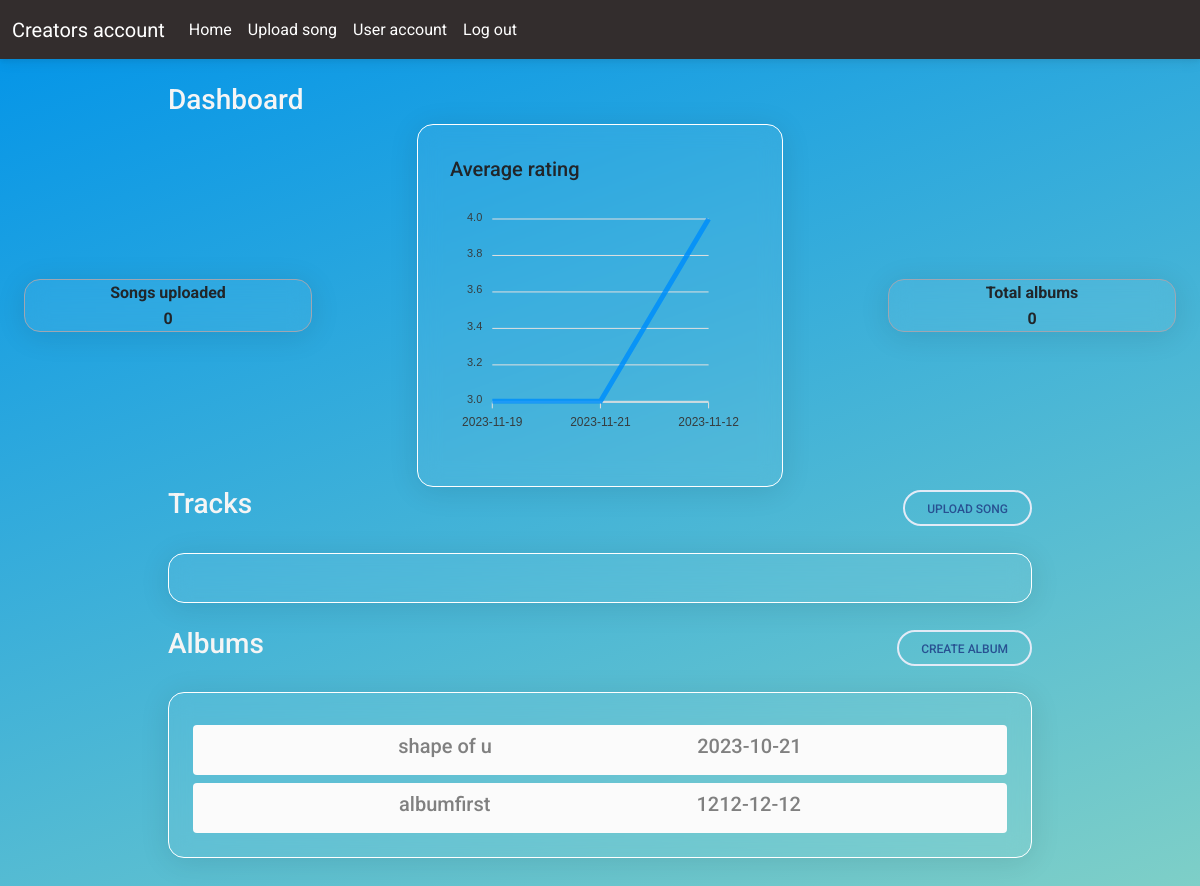
The page /creatorsdash (signed in) on the database its author committed.
### tables this page shows
CREATE TABLE Albums (
  Album_ID INTEGER PRIMARY KEY AUTOINCREMENT,
  Artist_ID INTEGER,
  Album_name TEXT NOT NULL,
  Release_Date DATE,
  FOREIGN KEY (Artist_ID) REFERENCES Artists(Artist_ID)
);

### app.py (the view, shortened to what this page needs)
@app.route("/creatorsdash", methods=["GET"])
def creatorsdash():
    cursor.execute(
        "SELECT strftime('%Y-%m-%d', Like_Date_Time) as like_date, Rating FROM Likes"
    )
    likes_data = cursor.fetchall()
    ratings_by_date = defaultdict(list)
    for like_entry in likes_data:
        ratings_by_date[like_entry[0]].append(like_entry[1])
    average_ratings = {
        date: sum(ratings) / len(ratings) for date, ratings in ratings_by_date.items()
    }
    print(average_ratings)
    formatted_ratings = {
        date: round(rating, 3) for date, rating in average_ratings.items()
    }
    dates = list(formatted_ratings.keys())
    ratings = list(formatted_ratings.values())
    for date, average_rating in average_ratings.items():
        print(f"Date: {date}, Average Rating: {average_rating}")
    if "email" in session:
        email = session["email"]
        cursor.execute("SELECT creator_id FROM creator WHERE email = ?", (email,))
        creator_ids = cursor.fetchall()
    title_count = 0
    album_name_count = 0
    for creator_id in creator_ids:
        cursor.execute(
            "SELECT COUNT(title) FROM uploadsong WHERE creator_id = ?", creator_id
        )
        title_count = cursor.fetchone()[0]
        print(f"Creator ID: {creator_id[0]}, Songs Count: {title_count}")
    creator_id = creator_ids[0]
    cursor.execute("SELECT * FROM uploadsong WHERE creator_id = ?", creator_id)
    songs = cursor.fetchall()
    cursor.execute("SELECT * FROM Albums WHERE Artist_ID = ?", creator_id)
    albums = cursor.fetchall()
    for creator_id in creator_ids:
        cursor.execute(
            "SELECT album_id FROM uploadsong WHERE creator_id = ?", creator_id
        )
        album_ids = cursor.fetchall()
    songs = [song for song in songs]
    albums = [album for album in albums]
    print(albums)
    return render_template(
        "creatordash.html",
        dates=dates,
        ratings=ratings,
        title_count=title_count,
        album_count=album_name_count,
        songs=songs,
        albums=albums,
    )

### templates/creatordash.html (shortened to what this page needs)
<!DOCTYPE html>
<html lang="en">
<head>
  <link href="{{ url_for('static', filename='vendor/bootstrap/css/bootstrap.min.css') }}" rel="stylesheet" />
  <link href="{{ url_for('static', filename='vendor/bootstrap-icons/bootstrap-icons.css') }}" rel="stylesheet" />
  <link href="{{ url_for('static', filename='vendor/boxicons/css/boxicons.min.css') }}" rel="stylesheet" />
  <link href="{{ url_for('static', filename='vendor/quill/quill.snow.css') }}" rel="stylesheet" />
  <link href="{{ url_for('static', filename='vendor/quill/quill.bubble.css') }}" rel="stylesheet" />
  <link href="{{ url_for('static', filename='vendor/remixicon/remixicon.css') }}" rel="stylesheet" />
  <link href="{{ url_for('static', filename='vendor/simple-datatables/style.css') }}" rel="stylesheet" />
  <link rel="stylesheet" href="{{ url_for('static', filename='style.css') }}" />
  <link href="https://cdnjs.cloudflare.com/ajax/libs/font-awesome/6.0.0/css/all.min.css" rel="stylesheet" />
  <link href="https://cdnjs.cloudflare.com/ajax/libs/mdb-ui-kit/6.4.2/mdb.min.css" rel="stylesheet" />
  <link rel="stylesheet" href="{{ url_for('static', filename='global.css') }}" />
</head>
<body style="
      background-color: #0093e9;
      background-image: linear-gradient(160deg, #0093e9 0%, #80d0c7 100%);
    ">
  <nav class="navbar navbar-expand-lg navbar-dark bg-dark">
    <div class="container-fluid">
      <a class="navbar-brand" href="#">Creators account</a>
      <div class="collapse navbar-collapse" id="navbarText">
        <ul class="navbar-nav me-auto mb-2 mb-lg-0">
          <li class="nav-item">
            <a class="nav-link active" aria-current="page" href="/">Home</a>
          </li>
          <li class="nav-item">
            <a class="nav-link active" href="/uploadsong">Upload song</a>
          </li>
          <li class="nav-item">
            <a class="nav-link active" href="/useraccount">User account</a>
          </li>
          <li class="nav-item">
            <a class="nav-link active" href="/logout">Log out</a>
          </li>
        </ul>
      </div>
    </div>
  </nav>
  <div class="vw-100 min-vh-100 p-4">
    <div class="w-100 h-50 mb-4 d-flex flex-column align-items-center justify-content-evenly">
      <div class="px-8 w-75 d-flex flex-row align-items-center justify-content-between">
        <h3>Dashboard</h3>
      </div>
      <div class="w-100 h-75 d-flex flex-row justify-content-evenly align-items-center">
        <div class="w-25 card h-100 d-flex flex-column align-items-center justify-content-evenly border-secondary">
          <strong>Songs uploaded</strong><strong>{{title_count}}</strong>
        </div>
        <div class="w-50 h-75 d-flex flex-column align-items-center justify-content-evenly border-secondary">
          <div class="card p-2">
            <div class="card-body">
              <h5 class="card-title">Average rating</h5>
              <div id="reportsChart"></div>
            </div>
          </div>
        </div>
        <div class="w-25 card h-100 d-flex flex-column align-items-center justify-content-evenly border-secondary">
          <strong>Total albums</strong><strong>{{album_count}}</strong>
        </div>
      </div>
      <div
        class="w-100 vh-50 d-flex flex-column align-items-center justify-content-evenly"
      >
        <div
          class="px-8 w-75 d-flex flex-row align-items-center justify-content-between"
        >
          <h3>Tracks</h3>
          <a
            href="/uploadsong"
            role="button"
            class="btn btn-light btn-outline-secondary btn-rounded"
            >Upload song</a
          >
        </div>
        <div
          class="w-100 d-flex flex-row justify-content-evenly align-items-center"
        >
          <div
            class="d-flex card flex-column align-items-center w-75 mt-4 p-4 overflow-auto"
            style="max-height: 40vh"
          >
          </div>
        </div>
      </div>
      <div
        class="w-100 vh-50 d-flex flex-column align-items-center justify-content-evenly mt-4"
      >
        <div
          class="px-8 w-75 d-flex flex-row align-items-center justify-content-between"
        >
          <h3>Albums</h3>
          <a
            href="/uploadsong"
            role="button"
            class="btn btn-light btn-outline-secondary btn-rounded"
            >Create album</a
          >
        </div>
        <div
          class="w-100 d-flex flex-row justify-content-evenly align-items-center"
        >
          <div
            class="d-flex card flex-column align-items-center w-75 mt-4 p-4 overflow-auto"
            style="max-height: 40vh"
          >
            {% for album in albums %}
            <div
              class="w-100 mt-2 py-2 bg-light rounded d-flex align-items-center justify-content-evenly"
              style="color: grey; height: 50px"
            >
              <h5>{{album[2]}}</h5>
              <h5>{{album[3]}}</h5>
            </div>
            {% endfor %}
          </div>
        </div>
      </div>
    </div>
  </div>
</body>
</html>

### static/global.css (style rules this page uses)
body { background: #000000; background: -webkit-linear-gradient( to right, #434343, #000000 ); background: linear-gradient( to right, #434343, #000000 ); overflow-x: hidden; color: whitesmoke; }
.card { background: rgba(255, 255, 255, 0.06); border-radius: 16px; box-shadow: 0 4px 30px rgba(0, 0, 0, 0.1); backdrop-filter: blur(10.6px); -webkit-backdrop-filter: blur(10.6px); border: 1px solid rgba(255, 255, 255, 1); }

### rows shown on the page
Albums: Album_name "shape of u", Release_Date "2023-10-21"
Albums: Album_name "albumfirst", Release_Date "1212-12-12"

### other values the page prints
{{ title_count }} "0"
{{ album_count }} "0"
